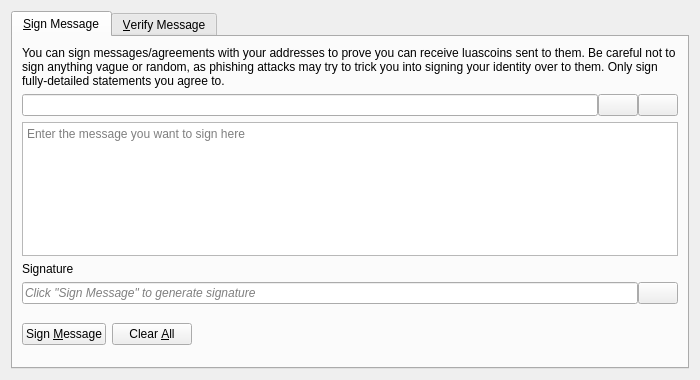
<?xml version="1.0" encoding="UTF-8"?>
<ui version="4.0">
 <class>SignVerifyMessageDialog</class>
 <widget class="QDialog" name="SignVerifyMessageDialog">
  <property name="geometry">
   <rect>
    <x>0</x>
    <y>0</y>
    <width>700</width>
    <height>380</height>
   </rect>
  </property>
  <property name="windowTitle">
   <string>Signatures - Sign / Verify a Message</string>
  </property>
  <property name="modal">
   <bool>true</bool>
  </property>
  <layout class="QVBoxLayout" name="verticalLayout">
   <item>
    <widget class="QTabWidget" name="tabWidget">
     <property name="currentIndex">
      <number>0</number>
     </property>
     <widget class="QWidget" name="tabSignMessage">
      <attribute name="title">
       <string>&amp;Sign Message</string>
      </attribute>
      <layout class="QVBoxLayout" name="verticalLayout_SM">
       <item>
        <widget class="QLabel" name="infoLabel_SM">
         <property name="text">
          <string>You can sign messages/agreements with your addresses to prove you can receive luascoins sent to them. Be careful not to sign anything vague or random, as phishing attacks may try to trick you into signing your identity over to them. Only sign fully-detailed statements you agree to.</string>
         </property>
         <property name="textFormat">
          <enum>Qt::PlainText</enum>
         </property>
         <property name="wordWrap">
          <bool>true</bool>
         </property>
        </widget>
       </item>
       <item>
        <layout class="QHBoxLayout" name="horizontalLayout_1_SM">
         <property name="spacing">
          <number>0</number>
         </property>
         <item>
          <widget class="QValidatedLineEdit" name="addressIn_SM">
           <property name="toolTip">
            <string>The Luascoin address to sign the message with</string>
           </property>
          </widget>
         </item>
         <item>
          <widget class="QPushButton" name="addressBookButton_SM">
           <property name="toolTip">
            <string>Choose previously used address</string>
           </property>
           <property name="text">
            <string/>
           </property>
           <property name="icon">
            <iconset resource="../luascoin.qrc">
             <normaloff>:/icons/address-book</normaloff>:/icons/address-book</iconset>
           </property>
           <property name="shortcut">
            <string>Alt+A</string>
           </property>
           <property name="autoDefault">
            <bool>false</bool>
           </property>
          </widget>
         </item>
         <item>
          <widget class="QPushButton" name="pasteButton_SM">
           <property name="toolTip">
            <string>Paste address from clipboard</string>
           </property>
           <property name="text">
            <string/>
           </property>
           <property name="icon">
            <iconset resource="../luascoin.qrc">
             <normaloff>:/icons/editpaste</normaloff>:/icons/editpaste</iconset>
           </property>
           <property name="shortcut">
            <string>Alt+P</string>
           </property>
           <property name="autoDefault">
            <bool>false</bool>
           </property>
          </widget>
         </item>
        </layout>
       </item>
       <item>
        <widget class="QPlainTextEdit" name="messageIn_SM">
         <property name="toolTip">
          <string>Enter the message you want to sign here</string>
         </property>
         <property name="placeholderText">
          <string>Enter the message you want to sign here</string>
         </property>
        </widget>
       </item>
       <item>
        <widget class="QLabel" name="signatureLabel_SM">
         <property name="text">
          <string>Signature</string>
         </property>
         <property name="textFormat">
          <enum>Qt::PlainText</enum>
         </property>
        </widget>
       </item>
       <item>
        <layout class="QHBoxLayout" name="horizontalLayout_2_SM">
         <property name="spacing">
          <number>0</number>
         </property>
         <item>
          <widget class="QLineEdit" name="signatureOut_SM">
           <property name="placeholderText">
            <string>Click "Sign Message" to generate signature</string>
           </property>
           <property name="font">
            <font>
             <italic>true</italic>
            </font>
           </property>
           <property name="readOnly">
            <bool>true</bool>
           </property>
          </widget>
         </item>
         <item>
          <widget class="QPushButton" name="copySignatureButton_SM">
           <property name="toolTip">
            <string>Copy the current signature to the system clipboard</string>
           </property>
           <property name="text">
            <string/>
           </property>
           <property name="icon">
            <iconset resource="../luascoin.qrc">
             <normaloff>:/icons/editcopy</normaloff>:/icons/editcopy</iconset>
           </property>
           <property name="autoDefault">
            <bool>false</bool>
           </property>
          </widget>
         </item>
        </layout>
       </item>
       <item>
        <layout class="QHBoxLayout" name="horizontalLayout_3_SM">
         <item>
          <widget class="QPushButton" name="signMessageButton_SM">
           <property name="toolTip">
            <string>Sign the message to prove you own this Luascoin address</string>
           </property>
           <property name="text">
            <string>Sign &amp;Message</string>
           </property>
           <property name="icon">
            <iconset resource="../luascoin.qrc">
             <normaloff>:/icons/edit</normaloff>:/icons/edit</iconset>
           </property>
           <property name="autoDefault">
            <bool>false</bool>
           </property>
          </widget>
         </item>
         <item>
          <widget class="QPushButton" name="clearButton_SM">
           <property name="toolTip">
            <string>Reset all sign message fields</string>
           </property>
           <property name="text">
            <string>Clear &amp;All</string>
           </property>
           <property name="icon">
            <iconset resource="../luascoin.qrc">
             <normaloff>:/icons/remove</normaloff>:/icons/remove</iconset>
           </property>
           <property name="autoDefault">
            <bool>false</bool>
           </property>
          </widget>
         </item>
         <item>
          <spacer name="horizontalSpacer_1_SM">
           <property name="orientation">
            <enum>Qt::Horizontal</enum>
           </property>
           <property name="sizeHint" stdset="0">
            <size>
             <width>40</width>
             <height>48</height>
            </size>
           </property>
          </spacer>
         </item>
         <item>
          <widget class="QLabel" name="statusLabel_SM">
           <property name="font">
            <font>
             <weight>75</weight>
             <bold>true</bold>
            </font>
           </property>
           <property name="text">
            <string/>
           </property>
           <property name="wordWrap">
            <bool>true</bool>
           </property>
          </widget>
         </item>
         <item>
          <spacer name="horizontalSpacer_2_SM">
           <property name="orientation">
            <enum>Qt::Horizontal</enum>
           </property>
           <property name="sizeHint" stdset="0">
            <size>
             <width>40</width>
             <height>48</height>
            </size>
           </property>
          </spacer>
         </item>
        </layout>
       </item>
      </layout>
     </widget>
     <widget class="QWidget" name="tabVerifyMessage">
      <attribute name="title">
       <string>&amp;Verify Message</string>
      </attribute>
      <layout class="QVBoxLayout" name="verticalLayout_VM">
       <item>
        <widget class="QLabel" name="infoLabel_VM">
         <property name="text">
          <string>Enter the receiver's address, message (ensure you copy line breaks, spaces, tabs, etc. exactly) and signature below to verify the message. Be careful not to read more into the signature than what is in the signed message itself, to avoid being tricked by a man-in-the-middle attack. Note that this only proves the signing party receives with the address, it cannot prove sendership of any transaction!</string>
         </property>
         <property name="textFormat">
          <enum>Qt::PlainText</enum>
         </property>
         <property name="alignment">
          <set>Qt::AlignLeading|Qt::AlignLeft|Qt::AlignTop</set>
         </property>
         <property name="wordWrap">
          <bool>true</bool>
         </property>
        </widget>
       </item>
       <item>
        <layout class="QHBoxLayout" name="horizontalLayout_1_VM">
         <property name="spacing">
          <number>0</number>
         </property>
         <item>
          <widget class="QValidatedLineEdit" name="addressIn_VM">
           <property name="toolTip">
            <string>The Luascoin address the message was signed with</string>
           </property>
          </widget>
         </item>
         <item>
          <widget class="QPushButton" name="addressBookButton_VM">
           <property name="toolTip">
            <string>Choose previously used address</string>
           </property>
           <property name="text">
            <string/>
           </property>
           <property name="icon">
            <iconset resource="../luascoin.qrc">
             <normaloff>:/icons/address-book</normaloff>:/icons/address-book</iconset>
           </property>
           <property name="shortcut">
            <string>Alt+A</string>
           </property>
           <property name="autoDefault">
            <bool>false</bool>
           </property>
          </widget>
         </item>
        </layout>
       </item>
       <item>
        <widget class="QPlainTextEdit" name="messageIn_VM">
          <property name="toolTip">
            <string>The signed message to verify</string>
          </property>
          <property name="placeholderText">
            <string>The signed message to verify</string>
          </property>
        </widget>
       </item>
       <item>
        <widget class="QValidatedLineEdit" name="signatureIn_VM">
          <property name="toolTip">
            <string>The signature given when the message was signed</string>
          </property>
          <property name="placeholderText">
            <string>The signature given when the message was signed</string>
          </property>
        </widget>
       </item>
       <item>
        <layout class="QHBoxLayout" name="horizontalLayout_2_VM">
         <item>
          <widget class="QPushButton" name="verifyMessageButton_VM">
           <property name="toolTip">
            <string>Verify the message to ensure it was signed with the specified Luascoin address</string>
           </property>
           <property name="text">
            <string>Verify &amp;Message</string>
           </property>
           <property name="icon">
            <iconset resource="../luascoin.qrc">
             <normaloff>:/icons/transaction_0</normaloff>:/icons/transaction_0</iconset>
           </property>
           <property name="autoDefault">
            <bool>false</bool>
           </property>
          </widget>
         </item>
         <item>
          <widget class="QPushButton" name="clearButton_VM">
           <property name="toolTip">
            <string>Reset all verify message fields</string>
           </property>
           <property name="text">
            <string>Clear &amp;All</string>
           </property>
           <property name="icon">
            <iconset resource="../luascoin.qrc">
             <normaloff>:/icons/remove</normaloff>:/icons/remove</iconset>
           </property>
           <property name="autoDefault">
            <bool>false</bool>
           </property>
          </widget>
         </item>
         <item>
          <spacer name="horizontalSpacer_1_VM">
           <property name="orientation">
            <enum>Qt::Horizontal</enum>
           </property>
           <property name="sizeHint" stdset="0">
            <size>
             <width>40</width>
             <height>48</height>
            </size>
           </property>
          </spacer>
         </item>
         <item>
          <widget class="QLabel" name="statusLabel_VM">
           <property name="font">
            <font>
             <weight>75</weight>
             <bold>true</bold>
            </font>
           </property>
           <property name="text">
            <string/>
           </property>
           <property name="wordWrap">
            <bool>true</bool>
           </property>
          </widget>
         </item>
         <item>
          <spacer name="horizontalSpacer_2_VM">
           <property name="orientation">
            <enum>Qt::Horizontal</enum>
           </property>
           <property name="sizeHint" stdset="0">
            <size>
             <width>40</width>
             <height>48</height>
            </size>
           </property>
          </spacer>
         </item>
        </layout>
       </item>
      </layout>
     </widget>
    </widget>
   </item>
  </layout>
 </widget>
 <customwidgets>
  <customwidget>
   <class>QValidatedLineEdit</class>
   <extends>QLineEdit</extends>
   <header>qt/qvalidatedlineedit.h</header>
  </customwidget>
 </customwidgets>
 <resources>
  <include location="../luascoin.qrc"/>
 </resources>
 <connections/>
</ui>
